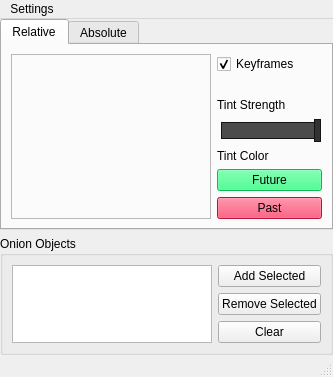
<?xml version="1.0" encoding="UTF-8"?>
<ui version="4.0">
 <class>onionSkinRenderer</class>
 <widget class="QMainWindow" name="onionSkinRenderer">
  <property name="geometry">
   <rect>
    <x>0</x>
    <y>0</y>
    <width>333</width>
    <height>377</height>
   </rect>
  </property>
  <property name="windowTitle">
   <string>OnionSkinRenderer</string>
  </property>
  <widget class="QWidget" name="onionSkinRenderer_mainLayout">
   <layout class="QVBoxLayout" name="verticalLayout_3">
    <property name="leftMargin">
     <number>0</number>
    </property>
    <property name="topMargin">
     <number>0</number>
    </property>
    <property name="rightMargin">
     <number>0</number>
    </property>
    <property name="bottomMargin">
     <number>0</number>
    </property>
    <item>
     <widget class="QTabWidget" name="onionFrames_tab">
      <property name="currentIndex">
       <number>0</number>
      </property>
      <widget class="QWidget" name="relative_tab">
       <attribute name="title">
        <string>Relative</string>
       </attribute>
       <layout class="QHBoxLayout" name="horizontalLayout_3">
        <item>
         <widget class="QFrame" name="relative_frame">
          <property name="sizePolicy">
           <sizepolicy hsizetype="Preferred" vsizetype="Preferred">
            <horstretch>0</horstretch>
            <verstretch>0</verstretch>
           </sizepolicy>
          </property>
          <property name="minimumSize">
           <size>
            <width>200</width>
            <height>0</height>
           </size>
          </property>
          <property name="maximumSize">
           <size>
            <width>100000</width>
            <height>16777215</height>
           </size>
          </property>
          <property name="frameShape">
           <enum>QFrame::StyledPanel</enum>
          </property>
          <property name="frameShadow">
           <enum>QFrame::Raised</enum>
          </property>
          <layout class="QVBoxLayout" name="relative_frame_layout">
           <property name="spacing">
            <number>3</number>
           </property>
           <property name="leftMargin">
            <number>0</number>
           </property>
           <property name="topMargin">
            <number>4</number>
           </property>
           <property name="rightMargin">
            <number>4</number>
           </property>
           <property name="bottomMargin">
            <number>4</number>
           </property>
          </layout>
         </widget>
        </item>
        <item>
         <layout class="QVBoxLayout" name="relative_settings_layout">
          <item>
           <widget class="QCheckBox" name="relative_keyframes_chkbx">
            <property name="text">
             <string>Keyframes</string>
            </property>
            <property name="checked">
             <bool>true</bool>
            </property>
           </widget>
          </item>
          <item>
           <spacer name="relative_top_spacer">
            <property name="orientation">
             <enum>Qt::Vertical</enum>
            </property>
            <property name="sizeHint" stdset="0">
             <size>
              <width>20</width>
              <height>40</height>
             </size>
            </property>
           </spacer>
          </item>
          <item>
           <widget class="QLabel" name="relative_tint_strength_label">
            <property name="text">
             <string>Tint Strength</string>
            </property>
           </widget>
          </item>
          <item>
           <widget class="QSlider" name="relative_tint_strength_slider">
            <property name="styleSheet">
             <string notr="true">QSlider{
border: 1px solid rgb(20, 20, 20);
margin: 4px;
background: rgb(150, 150, 150);
}
QSlider::handle{
height: 8px;
background: rgb(50, 50, 50);
border: 1px solid rgb(20, 20, 20);
margin: -4px -4px;
}
QSlider::groove{
background: grey;
}
QSlider::sub-page{
background: rgb(75, 75, 75);
}
QSlider::add-page{
background: rgb(150, 150, 150);
}</string>
            </property>
            <property name="maximum">
             <number>100</number>
            </property>
            <property name="value">
             <number>100</number>
            </property>
            <property name="orientation">
             <enum>Qt::Horizontal</enum>
            </property>
           </widget>
          </item>
          <item>
           <widget class="QLabel" name="relative_tint_color_label">
            <property name="text">
             <string>Tint Color</string>
            </property>
           </widget>
          </item>
          <item>
           <widget class="QPushButton" name="relative_futureTint_btn">
            <property name="styleSheet">
             <string notr="true">background-color: rgb(20, 255, 114)</string>
            </property>
            <property name="text">
             <string>Future</string>
            </property>
           </widget>
          </item>
          <item>
           <widget class="QPushButton" name="relative_pastTint_btn">
            <property name="styleSheet">
             <string notr="true">background-color:rgb(255, 26, 75)</string>
            </property>
            <property name="text">
             <string>Past</string>
            </property>
           </widget>
          </item>
         </layout>
        </item>
       </layout>
      </widget>
      <widget class="QWidget" name="absolute_tab">
       <attribute name="title">
        <string>Absolute</string>
       </attribute>
       <layout class="QHBoxLayout" name="horizontalLayout_4">
        <item>
         <widget class="QFrame" name="absolute_frame">
          <property name="sizePolicy">
           <sizepolicy hsizetype="Preferred" vsizetype="Preferred">
            <horstretch>0</horstretch>
            <verstretch>0</verstretch>
           </sizepolicy>
          </property>
          <property name="minimumSize">
           <size>
            <width>200</width>
            <height>0</height>
           </size>
          </property>
          <property name="maximumSize">
           <size>
            <width>10000</width>
            <height>16777215</height>
           </size>
          </property>
          <property name="frameShape">
           <enum>QFrame::StyledPanel</enum>
          </property>
          <property name="frameShadow">
           <enum>QFrame::Raised</enum>
          </property>
          <layout class="QVBoxLayout" name="verticalLayout_2">
           <property name="spacing">
            <number>3</number>
           </property>
           <property name="leftMargin">
            <number>4</number>
           </property>
           <property name="topMargin">
            <number>4</number>
           </property>
           <property name="rightMargin">
            <number>4</number>
           </property>
           <property name="bottomMargin">
            <number>4</number>
           </property>
           <item>
            <widget class="QListWidget" name="absolute_list">
             <property name="selectionMode">
              <enum>QAbstractItemView::NoSelection</enum>
             </property>
            </widget>
           </item>
           <item>
            <layout class="QHBoxLayout" name="absolute_add_layout">
             <item>
              <widget class="QSpinBox" name="absolute_add_spinBox">
               <property name="minimum">
                <number>-100000</number>
               </property>
               <property name="maximum">
                <number>100000</number>
               </property>
              </widget>
             </item>
             <item>
              <widget class="QPushButton" name="absolute_add_btn">
               <property name="text">
                <string>Add</string>
               </property>
              </widget>
             </item>
             <item>
              <widget class="QPushButton" name="absolute_addCrnt_btn">
               <property name="text">
                <string>Current</string>
               </property>
              </widget>
             </item>
             <item>
              <widget class="QPushButton" name="absolute_clear_btn">
               <property name="text">
                <string>Clear</string>
               </property>
              </widget>
             </item>
            </layout>
           </item>
          </layout>
         </widget>
        </item>
        <item>
         <layout class="QVBoxLayout" name="absolute_settings_layout">
          <item>
           <widget class="QLabel" name="absolute_tint_strength_label">
            <property name="text">
             <string>Tint Strength</string>
            </property>
           </widget>
          </item>
          <item>
           <widget class="QSlider" name="absolute_tint_strength_slider">
            <property name="styleSheet">
             <string notr="true">QSlider{
border: 1px solid rgb(20, 20, 20);
margin: 4px;
background: rgb(150, 150, 150);
}
QSlider::handle{
height: 8px;
background: rgb(50, 50, 50);
border: 1px solid rgb(20, 20, 20);
margin: -4px -4px;
}
QSlider::groove{
background: grey;
}
QSlider::sub-page{
background: rgb(75, 75, 75);
}
QSlider::add-page{
background: rgb(150, 150, 150);
}</string>
            </property>
            <property name="maximum">
             <number>100</number>
            </property>
            <property name="value">
             <number>100</number>
            </property>
            <property name="orientation">
             <enum>Qt::Horizontal</enum>
            </property>
           </widget>
          </item>
          <item>
           <spacer name="absolute_tint_spacer">
            <property name="orientation">
             <enum>Qt::Vertical</enum>
            </property>
            <property name="sizeHint" stdset="0">
             <size>
              <width>20</width>
              <height>40</height>
             </size>
            </property>
           </spacer>
          </item>
          <item>
           <widget class="QLabel" name="absolute_tint_label">
            <property name="text">
             <string>Tint Color</string>
            </property>
           </widget>
          </item>
          <item>
           <widget class="QPushButton" name="absolute_tint_btn">
            <property name="styleSheet">
             <string notr="true">background:rgb(200, 200, 50)</string>
            </property>
            <property name="text">
             <string>Absolute</string>
            </property>
           </widget>
          </item>
         </layout>
        </item>
       </layout>
      </widget>
     </widget>
    </item>
    <item>
     <widget class="QGroupBox" name="onionObjects_grp">
      <property name="sizePolicy">
       <sizepolicy hsizetype="Preferred" vsizetype="Preferred">
        <horstretch>0</horstretch>
        <verstretch>3</verstretch>
       </sizepolicy>
      </property>
      <property name="title">
       <string>Onion Objects</string>
      </property>
      <layout class="QHBoxLayout" name="horizontalLayout">
       <item>
        <widget class="QListWidget" name="onionObjects_list">
         <property name="baseSize">
          <size>
           <width>2</width>
           <height>1</height>
          </size>
         </property>
         <property name="frameShadow">
          <enum>QFrame::Plain</enum>
         </property>
         <property name="selectionMode">
          <enum>QAbstractItemView::NoSelection</enum>
         </property>
        </widget>
       </item>
       <item>
        <layout class="QVBoxLayout" name="onionObjects_btn_layout">
         <item>
          <spacer name="onionObject_top_spacer">
           <property name="orientation">
            <enum>Qt::Vertical</enum>
           </property>
           <property name="sizeHint" stdset="0">
            <size>
             <width>20</width>
             <height>40</height>
            </size>
           </property>
          </spacer>
         </item>
         <item alignment="Qt::AlignTop">
          <widget class="QPushButton" name="onionObjects_add_btn">
           <property name="text">
            <string>Add Selected</string>
           </property>
          </widget>
         </item>
         <item>
          <widget class="QPushButton" name="onionObjects_remove_btn">
           <property name="text">
            <string>Remove Selected</string>
           </property>
          </widget>
         </item>
         <item>
          <widget class="QPushButton" name="onionObjects_clear_btn">
           <property name="text">
            <string>Clear</string>
           </property>
          </widget>
         </item>
         <item>
          <spacer name="onionObjects_bottom_spacer">
           <property name="orientation">
            <enum>Qt::Vertical</enum>
           </property>
           <property name="sizeHint" stdset="0">
            <size>
             <width>20</width>
             <height>40</height>
            </size>
           </property>
          </spacer>
         </item>
        </layout>
       </item>
      </layout>
     </widget>
    </item>
   </layout>
  </widget>
  <widget class="QMenuBar" name="onionSkinRenderer_menubar">
   <property name="geometry">
    <rect>
     <x>0</x>
     <y>0</y>
     <width>333</width>
     <height>21</height>
    </rect>
   </property>
   <widget class="QMenu" name="menubar_settings">
    <property name="title">
     <string>Settings</string>
    </property>
    <addaction name="settings_clearBuffer"/>
    <addaction name="settings_autoClearBuffer"/>
   </widget>
   <addaction name="menubar_settings"/>
  </widget>
  <widget class="QStatusBar" name="statusbar"/>
  <action name="settings_clearBuffer">
   <property name="checkable">
    <bool>false</bool>
   </property>
   <property name="text">
    <string>Clear Buffer</string>
   </property>
  </action>
  <action name="settings_autoClearBuffer">
   <property name="checkable">
    <bool>true</bool>
   </property>
   <property name="checked">
    <bool>true</bool>
   </property>
   <property name="text">
    <string>Auto Clear Buffer</string>
   </property>
  </action>
 </widget>
 <resources/>
 <connections/>
</ui>
